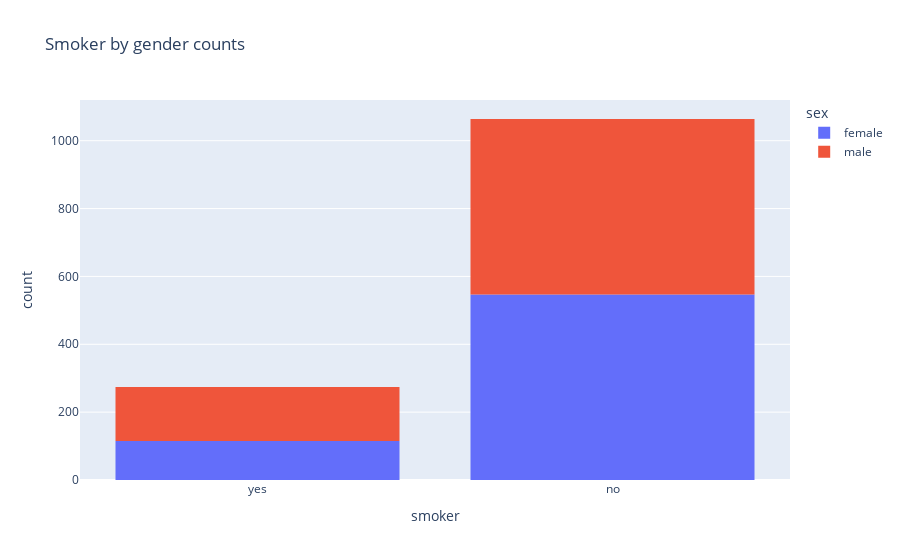

Here is the notebook cell this chart was saved with:
### Markdown cell above
### Smoker by gender visualization

### Code cell
px.histogram(df, x="smoker", color="sex", title="Smoker by gender counts")

### Figure 1 — Plotly figure (JSON) as saved in the notebook; plotly's stock layout.template omitted (floating-point values rounded to 4 significant figures; data arrays with more than 128 entries replaced by an {"elided": "..."} marker saying what was removed)
{"data": [{"alignmentgroup": "True", "bingroup": "x", "hovertemplate": "sex=female<br>smoker=%{x}<br>count=%{y}<extra></extra>", "legendgroup": "female", "marker": {"color": "#636efa", "pattern": {"shape": ""}}, "name": "female", "offsetgroup": "female", "orientation": "v", "showlegend": true, "type": "histogram", "x": {"elided": "662 str values"}, "xaxis": "x", "yaxis": "y"}, {"alignmentgroup": "True", "bingroup": "x", "hovertemplate": "sex=male<br>smoker=%{x}<br>count=%{y}<extra></extra>", "legendgroup": "male", "marker": {"color": "#EF553B", "pattern": {"shape": ""}}, "name": "male", "offsetgroup": "male", "orientation": "v", "showlegend": true, "type": "histogram", "x": {"elided": "676 str values"}, "xaxis": "x", "yaxis": "y"}], "layout": {"barmode": "relative", "legend": {"title": {"text": "sex"}, "tracegroupgap": 0}, "title": {"text": "Smoker by gender counts"}, "xaxis": {"anchor": "y", "domain": [0, 1], "title": {"text": "smoker"}}, "yaxis": {"anchor": "x", "domain": [0, 1], "title": {"text": "count"}}}}
